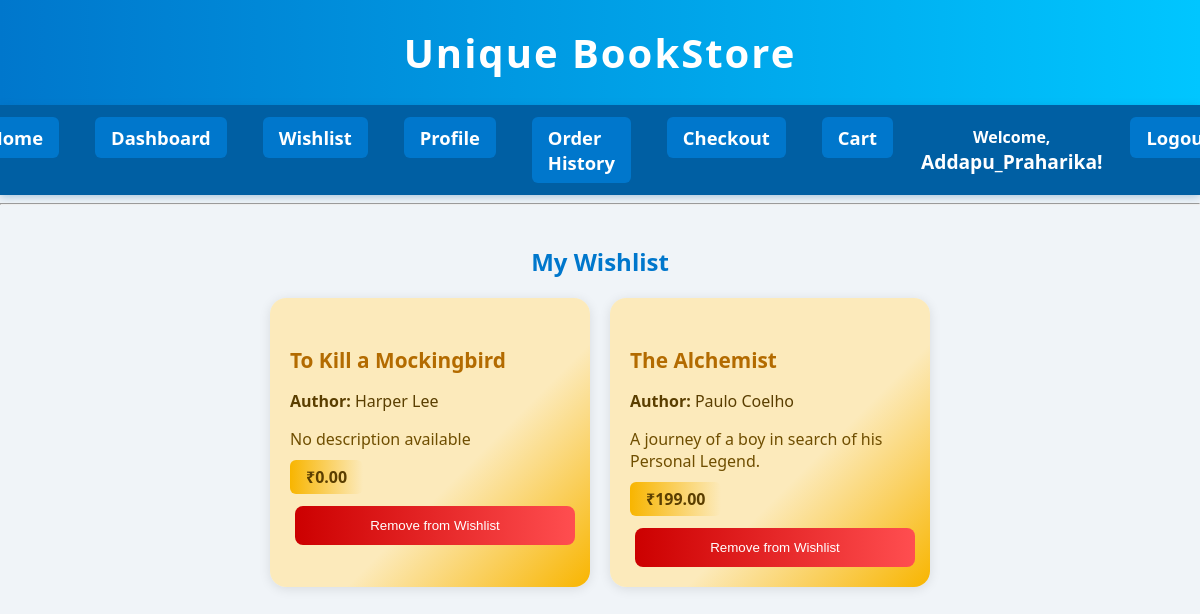
The app's page /wishlist/ (signed in) with its own data.
### store/models.py (models this page shows, shortened)
class Wishlist(models.Model):
    user = models.ForeignKey(User, on_delete=models.CASCADE, related_name='wishlist')
    book = models.ForeignKey(Book, on_delete=models.CASCADE, related_name='wishlisted_by')
    class Meta:
        unique_together = ('user', 'book')

class Book(models.Model):
    title = models.CharField(max_length=200)
    author = models.CharField(max_length=100)
    description = models.TextField(default="No description available")
    price = models.DecimalField(max_digits=8, decimal_places=2, default=0.00)
    cover_image = models.ImageField(upload_to='book_covers/', null=True, blank=True)
    genre = models.CharField(max_length=100, null=True, blank=True)
    stock = models.PositiveIntegerField(default=0)

### store/views.py (the view)
# urls.py: path('wishlist/', views.wishlist, name='wishlist'),
@login_required
def wishlist(request):
    wishlist_items = Wishlist.objects.filter(user=request.user).select_related('book')
    return render(request, 'store/wishlist.html', {'wishlist_items': wishlist_items})

### store/templates/store/wishlist.html (shortened to what this page needs)
{% extends "store/base.html" %}
{% block content %}
<div style="max-width: 900px; margin: 40px auto; text-align: center;">
    <h2 style="color: #0077cc; font-weight: 700; margin-bottom: 20px;">My Wishlist</h2>
    {% if wishlist_items %}
        <div style="display: flex; flex-wrap: wrap; justify-content: center; gap: 20px;">
            {% for item in wishlist_items %}
                <div style="background: linear-gradient(135deg, #fceabb 60%, #f8b500 100%); border-radius: 16px; box-shadow: 0 2px 12px rgba(0,0,0,0.1); width: 280px; padding: 20px; text-align: left; transition: transform 0.2s, box-shadow 0.2s;"
                     onmouseover="this.style.transform='scale(1.05)';this.style.boxShadow='0 6px 24px #f8b500aa'"
                     onmouseout="this.style.transform='scale(1)';this.style.boxShadow='0 2px 12px rgba(0,0,0,0.1)'">
                    <h4 style="color: #b36b00; font-size: 1.3rem; margin-bottom: 8px;">
                        <a href="{% url 'book_detail' item.book.id %}" style="color: #b36b00; text-decoration: none;">{{ item.book.title }}</a>
                    </h4>
                    <p style="color: #5a3e00; margin-bottom: 6px;"><strong>Author:</strong> {{ item.book.author }}</p>
                    <p style="color: #6f4e00; margin-bottom: 10px;">{{ item.book.description }}</p>
                    <span style="display: inline-block; background: linear-gradient(90deg, #f8b500, #fceabb); color: #5a3e00; padding: 6px 16px; border-radius: 6px; font-weight: 600;">&#8377;{{ item.book.price }}</span>
                    <form method="post" action="{% url 'remove_from_wishlist' item.book.id %}" style="margin-top: 12px;">
                        <button type="submit" class="custom-btn remove-btn" style="width: 100%; background: linear-gradient(90deg, #cc0000, #ff4e50);">Remove from Wishlist</button>
                    </form>
                </div>
            {% endfor %}
        </div>
    {% else %}
        <p style="color: #cc0000; font-size: 1.2rem;">Your wishlist is empty.</p>
    {% endif %}
</div>
{% endblock %}

### store/templates/store/base.html (shortened to what this page needs)
<!DOCTYPE html>
<html lang="en">
<head>
</head>
<body>
    <header>Unique BookStore</header>
    <nav>
        <ul>
            <li><a href="{% url 'home' %}" class="nav-btn">Home</a></li>
            {% if user.is_authenticated %}
                <li><a href="{% url 'dashboard' %}" class="nav-btn">Dashboard</a></li>
                <li><a href="{% url 'wishlist' %}" class="nav-btn">Wishlist</a></li>
                <li><a href="{% url 'profile' %}" class="nav-btn">Profile</a></li>
                <li><a href="{% url 'order_history' %}" class="nav-btn">Order History</a></li>
                <li><a href="{% url 'checkout' %}" class="nav-btn">Checkout</a></li>
                <li><a href="{% url 'cart' %}" class="nav-btn">Cart{% with request.session.cart|length as cart_count %}{% if cart_count > 0 %} ({{ cart_count }}){% endif %}{% endwith %}</a></li>
                <li style="display: flex; flex-direction: column; justify-content: center; align-items: center; color: white; font-weight: 600; font-size: 1rem; margin: 0 10px;">
                    <span>Welcome,</span>
                    <span style="font-size: 1.2rem; font-weight: 700;">{{ user.username }}!</span>
                </li>
                <li><a href="{% url 'logout' %}" class="nav-btn">Logout</a></li>
            {% else %}
                <li><a href="{% url 'login' %}" class="nav-btn">Login</a></li>
                <li><a href="{% url 'register' %}" class="nav-btn">Register</a></li>
                <li><a href="{% url 'cart' %}" class="nav-btn">Cart</a></li>
            {% endif %}
        </ul>
    </nav>
    <hr>
    {% block content %}
    {% endblock %}
</body>
</html>

### store/templates/store/base.html (style rules this page uses)
body { font-family: 'Segoe UI', Tahoma, Geneva, Verdana, sans-serif; margin: 0; padding: 0; background-color: #f0f4f8; color: #333; }
header { background: linear-gradient(90deg, #0077cc, #00c6ff); color: white; padding: 25px 0; text-align: center; font-size: 2.5em; font-weight: 700; letter-spacing: 2px; box-shadow: 0 4px 12px rgba(0, 118, 204, 0.4); }
nav { background-color: #005fa3; padding: 12px 0; box-shadow: 0 2px 8px rgba(0, 95, 163, 0.3); }
nav ul { list-style: none; margin: 0; padding: 0; display: flex; justify-content: center; }
nav ul li { margin: 0 18px; font-size: 1.15em; font-weight: 600; }
nav ul li a { color: white; text-decoration: none; padding: 8px 16px; border-radius: 6px; transition: background-color 0.3s ease, box-shadow 0.3s ease; box-shadow: inset 0 0 0 0 transparent; display: inline-block; }
.nav-btn { background-color: #0077cc; color: white !important; padding: 8px 16px; border-radius: 6px; font-weight: 600; text-decoration: none; transition: background-color 0.3s ease, box-shadow 0.3s ease; box-shadow: inset 0 0 0 0 transparent; display: inline-block; }

### store/templates/store/wishlist.html (style rules this page uses)
.custom-btn { padding: 12px 28px; color: white; text-decoration: none; border-radius: 8px; font-weight: 500; margin: 0 5px; transition: box-shadow 0.2s, background 0.2s; display: inline-block; border: none; cursor: pointer; }
.remove-btn { background: linear-gradient(90deg, #cc0000, #ff4e50); }

### records on screen
Wishlist: book "To Kill a Mockingbird", book.author "Harper Lee", book.description "No description available", book.price "0.00"
Wishlist: book "The Alchemist", book.author "Paulo Coelho", book.description "A journey of a boy in search of his Personal Legend.", book.price "199.00"

### other values on screen
{{ user.username }} "Addapu_Praharika"
